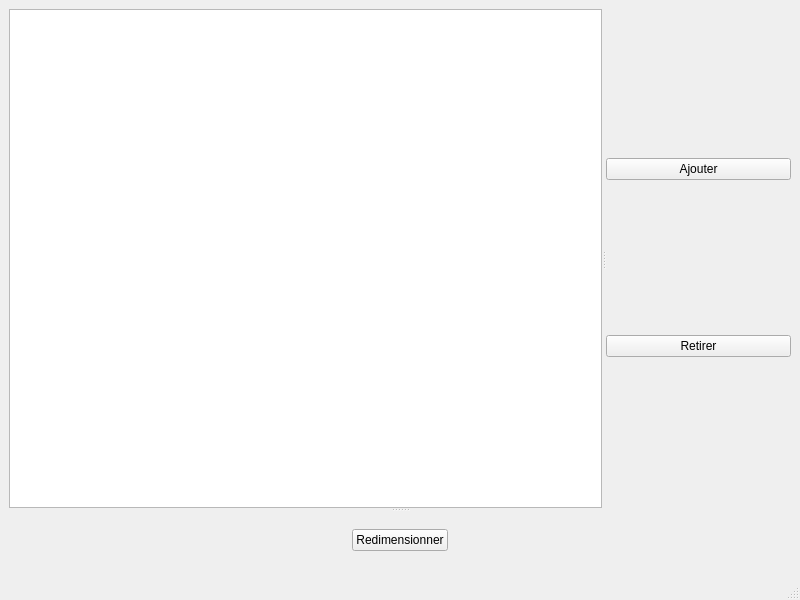
<?xml version="1.0" encoding="UTF-8"?>
<ui version="4.0">
 <class>MainWindow</class>
 <widget class="QMainWindow" name="MainWindow">
  <property name="geometry">
   <rect>
    <x>0</x>
    <y>0</y>
    <width>800</width>
    <height>600</height>
   </rect>
  </property>
  <property name="windowTitle">
   <string>SuchizResizeTool</string>
  </property>
  <widget class="QWidget" name="centralwidget">
   <layout class="QGridLayout" name="gridLayout">
    <item row="0" column="0">
     <widget class="QSplitter" name="splitter_2">
      <property name="orientation">
       <enum>Qt::Vertical</enum>
      </property>
      <widget class="QSplitter" name="splitter">
       <property name="orientation">
        <enum>Qt::Horizontal</enum>
       </property>
       <widget class="QListWidget" name="selectedItemsList"/>
       <widget class="QWidget" name="layoutWidget">
        <layout class="QVBoxLayout" name="verticalLayout">
         <item>
          <widget class="QPushButton" name="addButton">
           <property name="text">
            <string>Ajouter</string>
           </property>
          </widget>
         </item>
         <item>
          <widget class="QPushButton" name="removeButton">
           <property name="text">
            <string>Retirer</string>
           </property>
          </widget>
         </item>
        </layout>
       </widget>
      </widget>
      <widget class="QWidget" name="layoutWidget">
       <layout class="QHBoxLayout" name="horizontalLayout">
        <item>
         <spacer name="horizontalSpacer">
          <property name="orientation">
           <enum>Qt::Horizontal</enum>
          </property>
          <property name="sizeHint" stdset="0">
           <size>
            <width>40</width>
            <height>20</height>
           </size>
          </property>
         </spacer>
        </item>
        <item>
         <widget class="QPushButton" name="resizeButton">
          <property name="text">
           <string>Redimensionner</string>
          </property>
         </widget>
        </item>
        <item>
         <spacer name="horizontalSpacer_2">
          <property name="orientation">
           <enum>Qt::Horizontal</enum>
          </property>
          <property name="sizeHint" stdset="0">
           <size>
            <width>40</width>
            <height>20</height>
           </size>
          </property>
         </spacer>
        </item>
       </layout>
      </widget>
     </widget>
    </item>
   </layout>
  </widget>
  <widget class="QMenuBar" name="menubar">
   <property name="geometry">
    <rect>
     <x>0</x>
     <y>0</y>
     <width>800</width>
     <height>25</height>
    </rect>
   </property>
  </widget>
  <widget class="QStatusBar" name="statusbar"/>
 </widget>
 <resources/>
 <connections/>
</ui>
